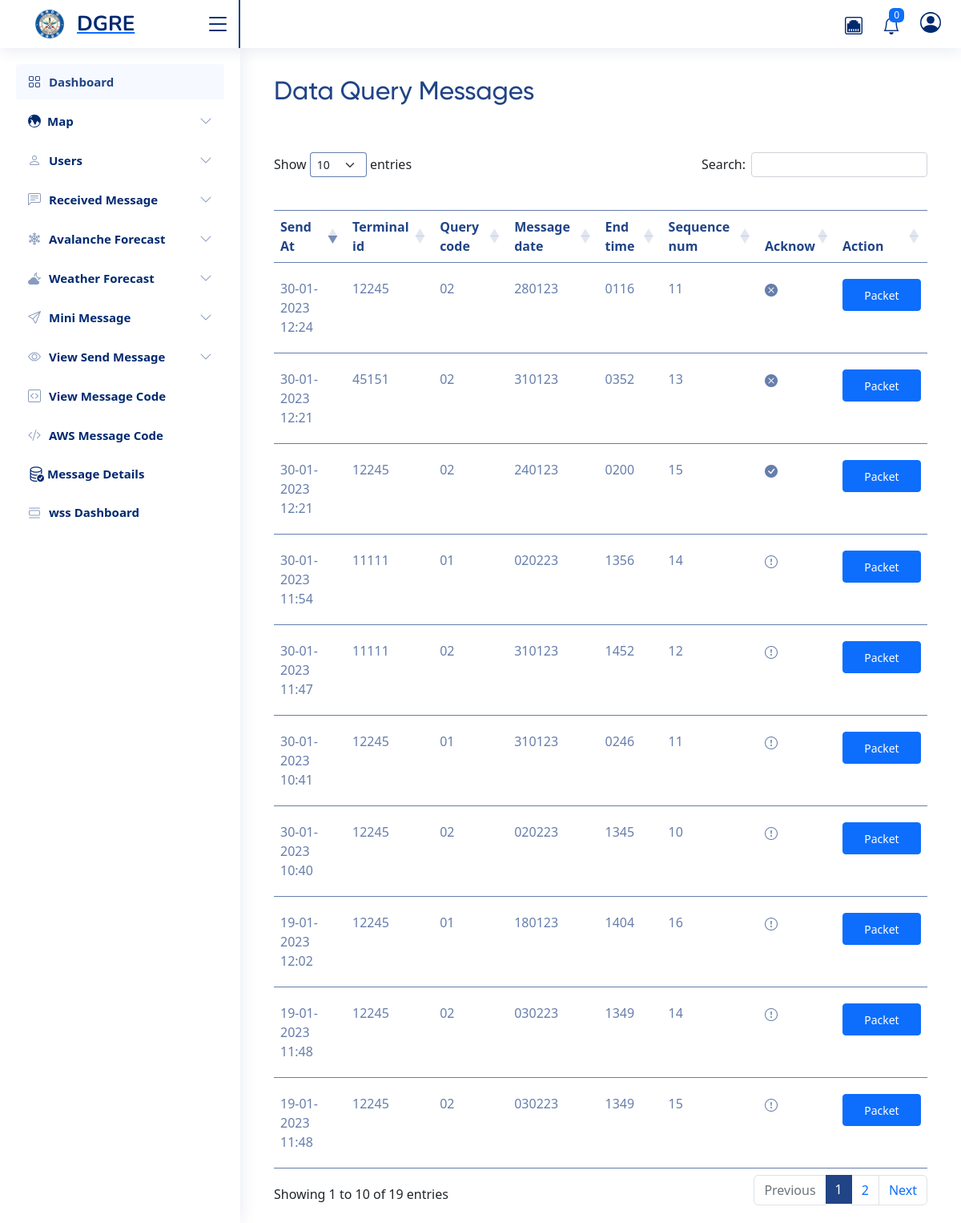
Screenshot of /message/show-send-query-message/ (signed in) with the database file from the repository.
### wss_handler/models.py (models this page shows)
class Query_Send_Message(models.Model):
    send_on = models.DateTimeField(auto_now=True)
    data = models.CharField(max_length=117)
    terminal_id = models.CharField(max_length=5)
    query_code = models.CharField(max_length=2)
    message_date = models.CharField(max_length=6)
    end_time = models.CharField(max_length=4)
    current_date = models.CharField(max_length=6)
    current_time = models.CharField(max_length=4)
    sequence_num = models.IntegerField()
    send_data = JSONField(null=True, blank=True)
    ack = models.BooleanField(null=True, blank=True)
    send_by = models.ForeignKey(User, on_delete=models.DO_NOTHING, null=True, blank=True)

### taskapp/views.py (the view)
# urls.py: path("show-send-query-message/", views.show_send_query_message),
@login_required(login_url="/login/")
def show_send_query_message(request):
    messages = Query_Send_Message.objects.all()
    return render(request, "messages/show-send-query-message.html", locals())

### templates/messages/show-send-query-message.html (shortened to what this page needs)
{% extends "base.html" %}
{% block content %}
{% include "datatable.html" %}
<div class="col-md-9 col-lg-12 px-md-4 add-pointer-btn">
    <div class="d-flex justify-content-between flex-wrap flex-md-nowrap align-items-center pt-3 pb-2 mb-3 ">
      <h1 class="h2">Data Query Messages</h1>
 </div>
</div>
<div class="col-md-9 col-lg-12 px-md-4 mt-4 point-table">
    <table id="example" class="table table-striped table-content" style="width:100%">
        <thead>
            <tr>
                <th>Send At</th>
                <th>Terminal id</th>
                <th>Query code</th>
                <th>Message date</th>
                <th>End time</th>
                <th>Sequence num</th>
                <th>Acknow</th>
                <th>Action</th>
            </tr>
        </thead>
        <tbody>
        {% for i in messages %}
        <tr>
        <td>{{i.send_on|date:'d-m-Y H:i'}}</td>
        <td>{{i.terminal_id}}</td>
        <td>{{i.query_code}}</td>
        <td>{{i.message_date}}</td>
        <td>{{i.end_time}}</td>
        <td>{{i.sequence_num}}</td>
        <td>
            {% if i.ack  %}
            <i class="bi bi-check-circle-fill"></i>
            {% elif i.ack is False  %}
            <i class="bi bi-x-circle-fill"></i>
            {% else  %}
            <i class="bi bi-exclamation-circle"></i>
            {% endif %}
        </td>
        <td> <button class="btn btn-primary btn-sm update-in-btn" data-bs-toggle="modal" data-bs-target="#more{{i.id}}">Packet</i></button></td>
        </tr>
        {% endfor %}
        </tbody>
</table>
</div>
{% endblock %}

### static/assets/css/style.css (style rules this page uses)
:root { scroll-behavior: smooth; }
body { font-family: "Open Sans", sans-serif; background: #f6f9ff; color: #444444; }
h1, h2, h3, h4, h5, h6 { font-family: "Nunito", sans-serif; }

### static/css/style.css (style rules this page uses)
:root { --font1: 'Gilroy'; --font2: 'Poppins'; --blue: #214486; --darkblue: #34326f; --red: #c1292a; --liteblue: #008dd2; --liteblack: #2b2a29; }
h1,h2,h3,h4,h5 { font-family: var(--font1); }
body { font-family: var(--font2); background-color: transparent; }
.add-pointer-btn h1 { color: #214486; }
.point-table table.dataTable.table-striped>tbody>tr.odd>* { box-shadow: none; }
.table-content { padding-top: 35px; }
.table-content th { color: #214486; border-top: 1px solid #214486b0; padding: 22px 8px; }
.table-content tr { border-color: #214486b0; }
.table-content tr td { padding: 20px 8px; color: #214486b0; }
.table-striped>tbody>tr:nth-of-type(odd)>* { --bs-table-accent-bg: var(--bs-table-striped-bg); color: #214486b0 !important; }
.update-in-btn { background: rgb(33 68 134); width: 98px; height: 40px; border: none; transition: all 0.3s; color: #ffffff; }
table.dataTable.table-striped>tbody>tr.odd>* { box-shadow: none !important; }

### rows the page displays
Query_Send_Message: send_on "30-01-2023 12:24", terminal_id "12245", query_code "02", message_date "280123", end_time "0116", sequence_num "11", ack False (drawn)
Query_Send_Message: send_on "19-01-2023 11:48", terminal_id "12245", query_code "02", message_date "030223", end_time "1349", sequence_num "14"
Query_Send_Message: send_on "19-01-2023 11:48", terminal_id "12245", query_code "02", message_date "030223", end_time "1349", sequence_num "15"
Query_Send_Message: send_on "19-01-2023 12:02", terminal_id "12245", query_code "01", message_date "180123", end_time "1404", sequence_num "16"
Query_Send_Message: send_on "30-01-2023 10:40", terminal_id "12245", query_code "02", message_date "020223", end_time "1345", sequence_num "10"
Query_Send_Message: send_on "30-01-2023 10:41", terminal_id "12245", query_code "01", message_date "310123", end_time "0246", sequence_num "11"
Query_Send_Message: send_on "30-01-2023 11:47", terminal_id "11111", query_code "02", message_date "310123", end_time "1452", sequence_num "12"
Query_Send_Message: send_on "30-01-2023 12:21", terminal_id "45151", query_code "02", message_date "310123", end_time "0352", sequence_num "13", ack False (drawn)
Query_Send_Message: send_on "30-01-2023 11:54", terminal_id "11111", query_code "01", message_date "020223", end_time "1356", sequence_num "14"
Query_Send_Message: send_on "30-01-2023 12:21", terminal_id "12245", query_code "02", message_date "240123", end_time "0200", sequence_num "15", ack True (drawn)
